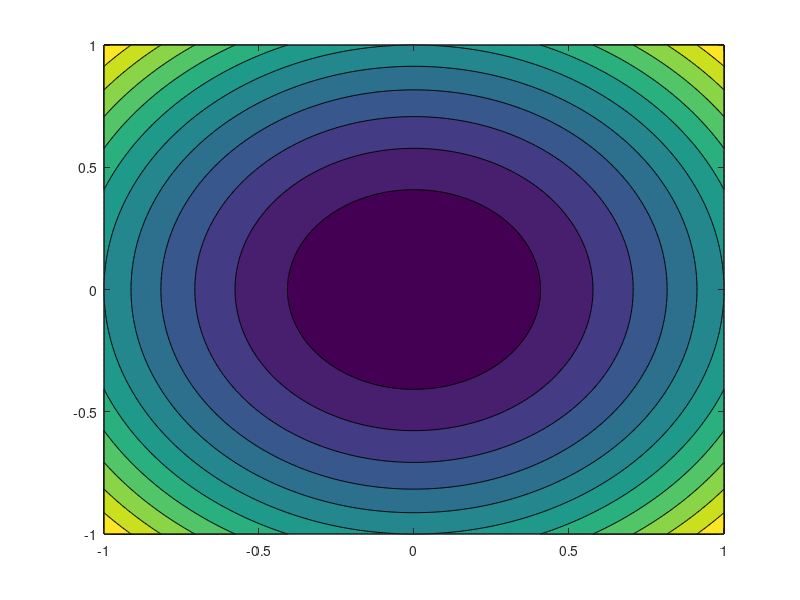

The MATLAB script that drew this image:
clear all;
close all;
clc;

a = linspace(-1,1,400);

b = linspace(-1,1,400);

[xx, yy] = meshgrid(a,b)

zz = xx.^2+yy.^2

contourf(xx,yy,zz,11);


